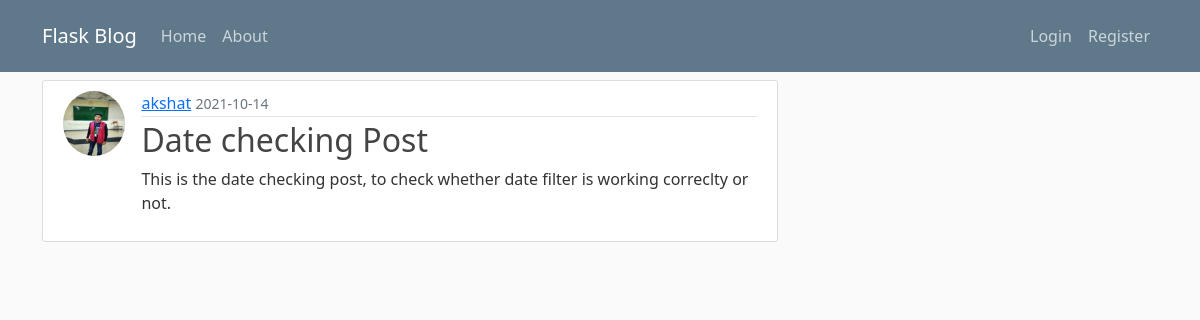
Page /post/7 on the committed database.
### flaskblog/models.py (models this page shows, shortened)
class User(db.Model, UserMixin):
	id = db.Column(db.Integer, primary_key=True)
	username = db.Column(db.String(20), unique=True, nullable=False)
	email = db.Column(db.String(120), unique=True, nullable=False)
	image_file = db.Column(db.String(20), nullable=False, default='default.jpg')
	password = db.Column(db.String(60), nullable=False)
	posts = db.relationship('Post', backref='author', lazy=True)

class Post(db.Model):
	id = db.Column(db.Integer, primary_key=True)
	title = db.Column(db.String(100), nullable=False)
	date_posted = db.Column(db.DateTime, nullable=False, default=datetime.utcnow)
	content = db.Column(db.Text, nullable=False)
	user_id = db.Column(db.Integer, db.ForeignKey('user.id'), nullable=False)

### flaskblog/posts/routes.py (the view)
@posts.route("/post/<int:post_id>")
def post(post_id):
	post = Post.query.get_or_404(post_id)
	return render_template('post.html',
							title=post.title,
							post=post)

### flaskblog/templates/post.html (shortened to what this page needs)
{% extends "layout.html" %}
{% block content %}
    <article class="media content-section" id="posts">
    	<img class="rounded-circle article-img" src="{{ url_for('static', filename='profile_pics/' + post.author.image_file) }}">
		<div class="media-body">
			<div class="article-metadata">
				<a class="mr-2" href="{{ url_for('users.user_posts', username=post.author.username) }}">{{ post.author.username }}</a>
          		<small class="text-muted">{{ post.date_posted.strftime('%Y-%m-%d') }}</small>
        	</div>
        	<h2 class="article-title">{{ post.title }}</h2>
        	<p class="article-content">{{ post.content }}</p>
      	</div>
    </article>
{% endblock content %}

### flaskblog/static/main.css (style rules this page uses)
body { background: #fafafa; color: #333333; margin-top: 5rem; }
h1, h2, h3, h4, h5, h6 { color: #444444; }
.content-section { background: #ffffff; padding: 10px 20px; border: 1px solid #dddddd; border-radius: 3px; margin-bottom: 20px; }
.article-title { color: #444444; }
.article-content { white-space: pre-line; }
.article-img { height: 65px; width: 65px; margin-right: 16px; }
.article-metadata { padding-bottom: 1px; margin-bottom: 4px; border-bottom: 1px solid #e3e3e3 }
#posts { display: flex; }

### rows in the picture
User: image_file (picture), author.username "akshat"
Post: date_posted "2021-10-14", title "Date checking Post", content "This is the date checking post, to check whether date filter is working correclty or not."
